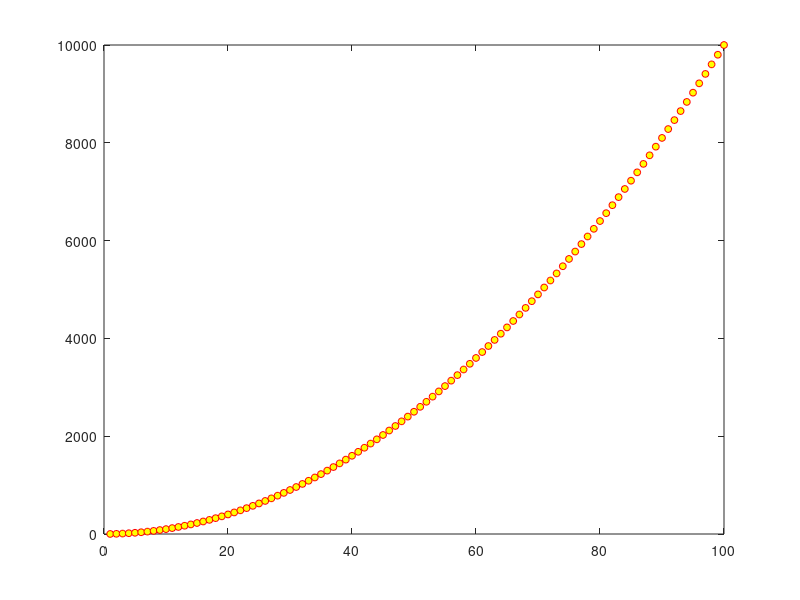

Write the MATLAB code that produced this figure. (Note: this script raises an error after producing the figure.)
%%-------------------------------------------------------------------------%%
%%                                                                         %%
%%  Copyright (C) 2020                                                     %%
%%                                                                         %%
%%         , __                 , __                                       %%
%%        /|/  \               /|/  \                                      %%
%%         | __/ _   ,_         | __/ _   ,_                               %%
%%         |   \|/  /  |  |   | |   \|/  /  |  |   |                       %%
%%         |(__/|__/   |_/ \_/|/|(__/|__/   |_/ \_/|/                      %%
%%                           /|                   /|                       %%
%%                           \|                   \|                       %%
%%                                                                         %%
%%      Enrico Bertolazzi                                                  %%
%%      Dipartimento di Ingegneria Industriale                             %%
%%      Universita` degli Studi di Trento                                  %%
%%      email: enrico.bertolazzi@unitn.it                                  %%
%%                                                                         %%
%%-------------------------------------------------------------------------%%

close all;
clc;


x  = 1:1:100;
y  = x.^2;
yd = 2*x;
xx = 1:0.01:100;

fmt1 = {'LineWidth',3,'Color',[0.7,0.7,1]};
fmt2 = {'o','Color','red','MarkerSize',5,'MarkerFaceColor','yellow','MarkerEdgeColor','red'};
fmt3 = {'-','Color','black','Linewidth',2};
fmt4 = {'o','Color','blue','MarkerSize',3,'MarkerFaceColor','black','MarkerEdgeColor','black'};

figure();

plot( x, y, fmt2{:} ) ;
hold on;

S1 = Spline1D( 'cubic' );
S1.build( x, y );

yy = S1.eval( xx );
plot( xx, yy, fmt1{:} ) ;

S2 = Spline1D( 'hermite' );
S2.build( x, y, yd );
yy = S2.eval( xx );
plot( xx, yy, fmt3{:} ) ;
